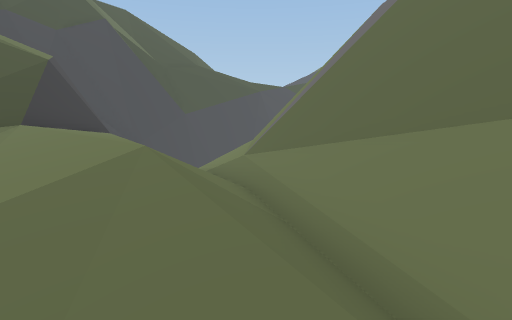
[1] (above)

13 first-person views from a walk through a 3-D level made in the Unity game engine. The camera is 1.3 m above the floor, tilts 4° down and sees 75° across. The floor is counted in squares, 1 m on a side. Each view is taken from the middle of a square. On the plan, view 1 faces up. The plan holds only what a view shows up to about 14 squares ahead; the rest is blank. The place goes on beyond the plan. The player is left out.

[2]
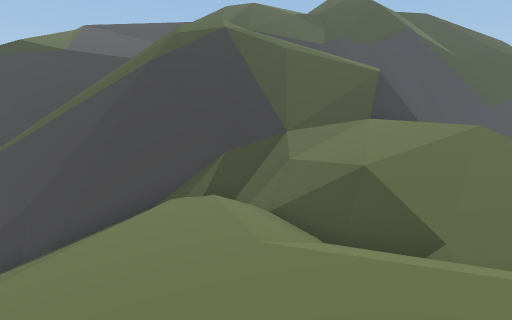

[3]
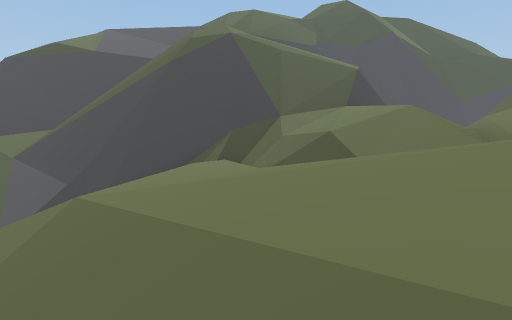

[4]
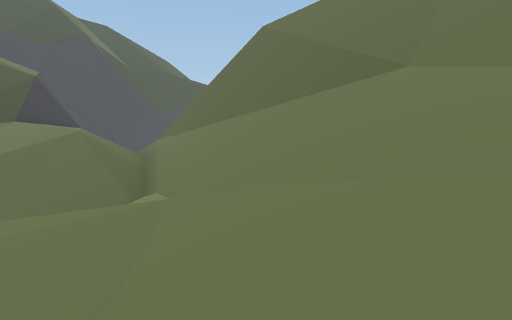

[5]
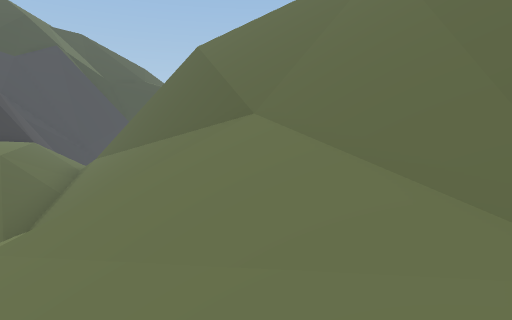

[6]
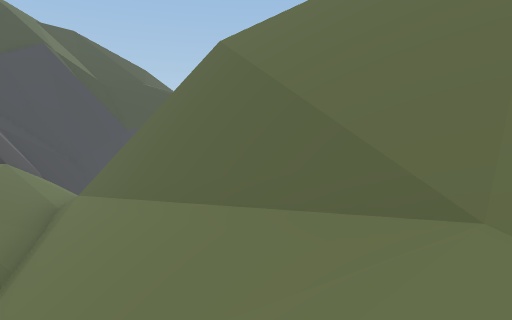

[7]
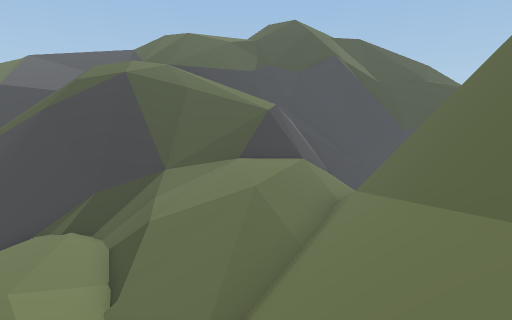

[8]
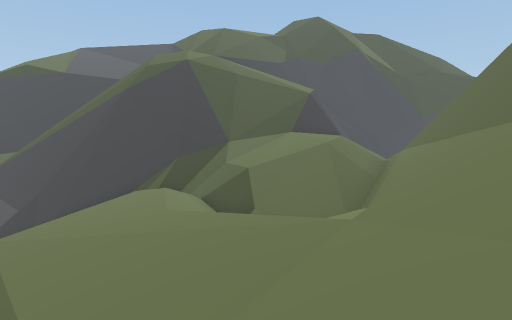

[9]
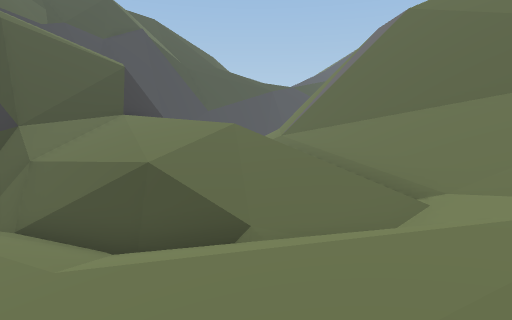

[10]
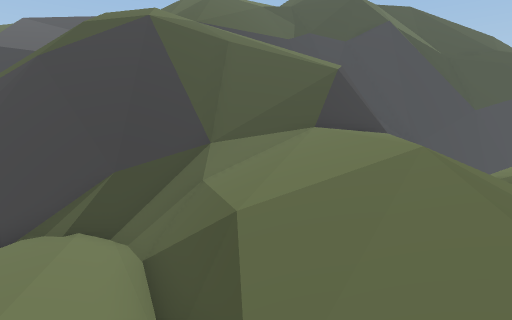

[11]
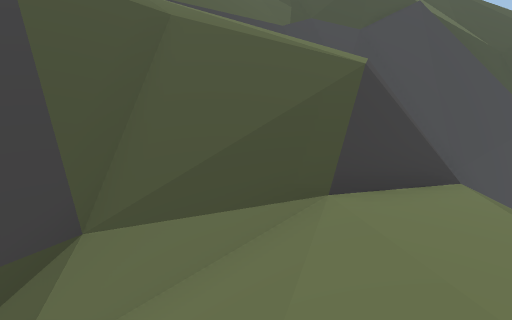

[12]
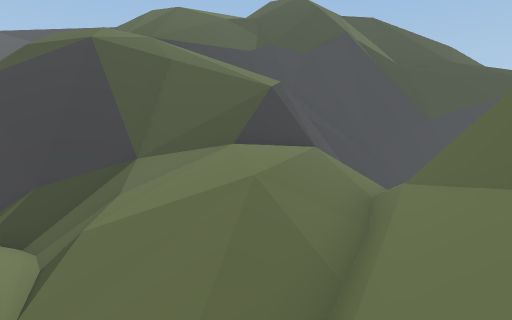

[13]
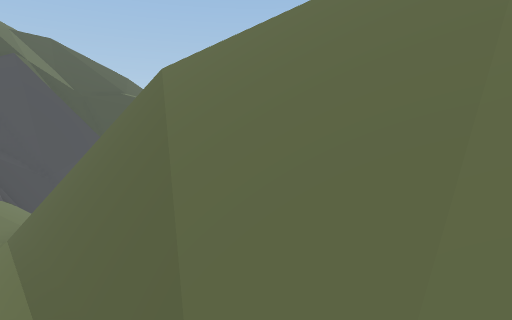

### Floor plan
Key: @ floor where view 1 was taken; # wall or solid block; . main floor; - floor 0.25 m lower than the main floor; : floor 0.5 m higher than the main floor; + floor 1.75 m higher than the main floor; * floor 2 m higher than the main floor; / step, stairs or slope; = window, fence, low wall or low ledge; ^ raised ledge; v drop or lower ground; O other object.
Columns run from 17 left of view 1 to 7 right of it. Each row starts with its distance up from view 1.
 13     v^     #=/
 12     v#     #=//
 11      #=    ##//
 10      =  ///##////=#
  9       ////##=*///=#
  8       ///#===*///=#v
  7       ///#=//*+//=#v
  6       //v#=///*///##v//
  5      ///v#=////+//=#v///
  4      ///v##///////O=#///
  3  v   ///v#=/////////=v///
  2  #=  ///v#=///==/////= //
  1  #= ///v##/..////////////
  0 =#= //v##=/-...//@///////
 -1 ^^= /=^==///-..:::://////
 -2   //==/#=////-..::://////
 -3   //////     --...://///
 -4              //////////
 -5                //  /

Where each view was taken, in squares from view 1:
view 1: 0 up, 0 right, facing up
view 2: 3 down, 0 right, facing up-left
view 3: 5 down, 2 right, facing up-left
view 4: 4 down, 3 right, facing up
view 5: 4 down, 5 right, facing up
view 6: 1 down, 4 right, facing up
view 7: 1 down, 4 right, facing up-left
view 8: 4 down, 4 right, facing up-left
view 9: 3 down, 1 left, facing up
view 10: 0 up, 0 right, facing up-left
view 11: 4 up, 3 left, facing up-left
view 12: 1 up, 2 right, facing up-left
view 13: 0 up, 5 right, facing up
